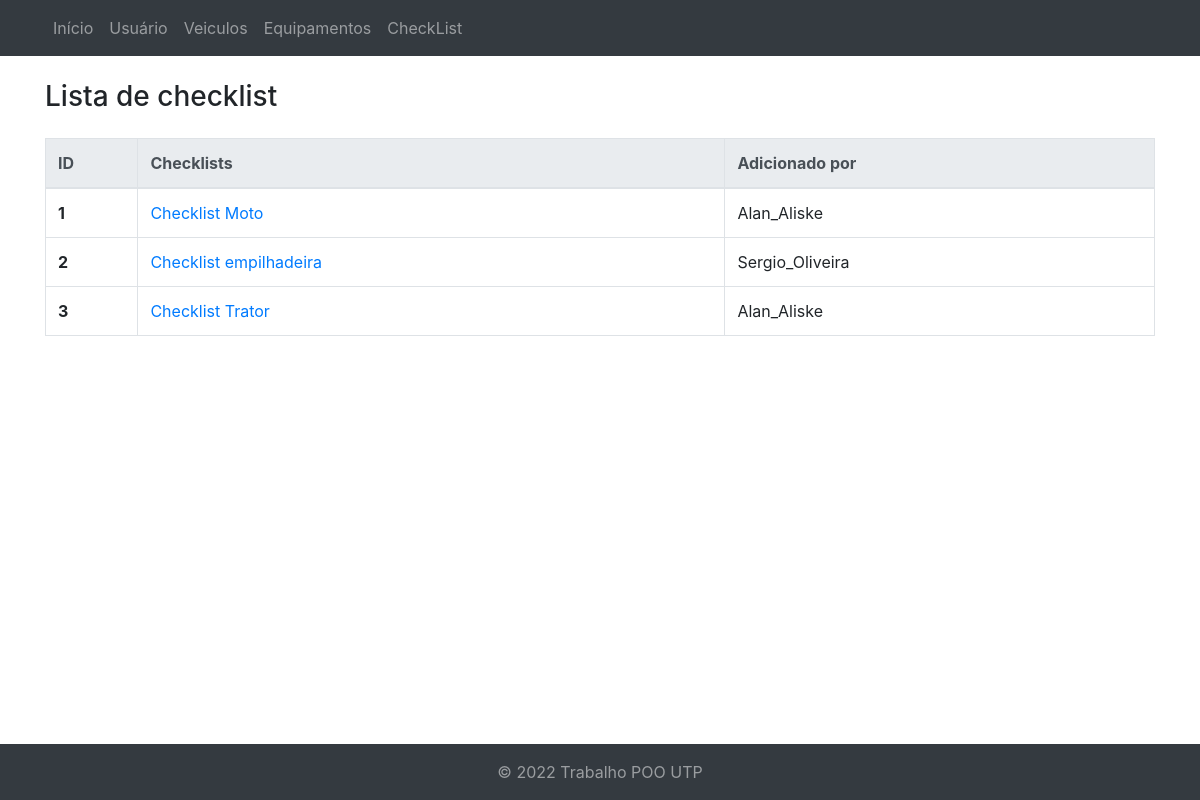
Before: /checklist/ (signed in) with the older database file.
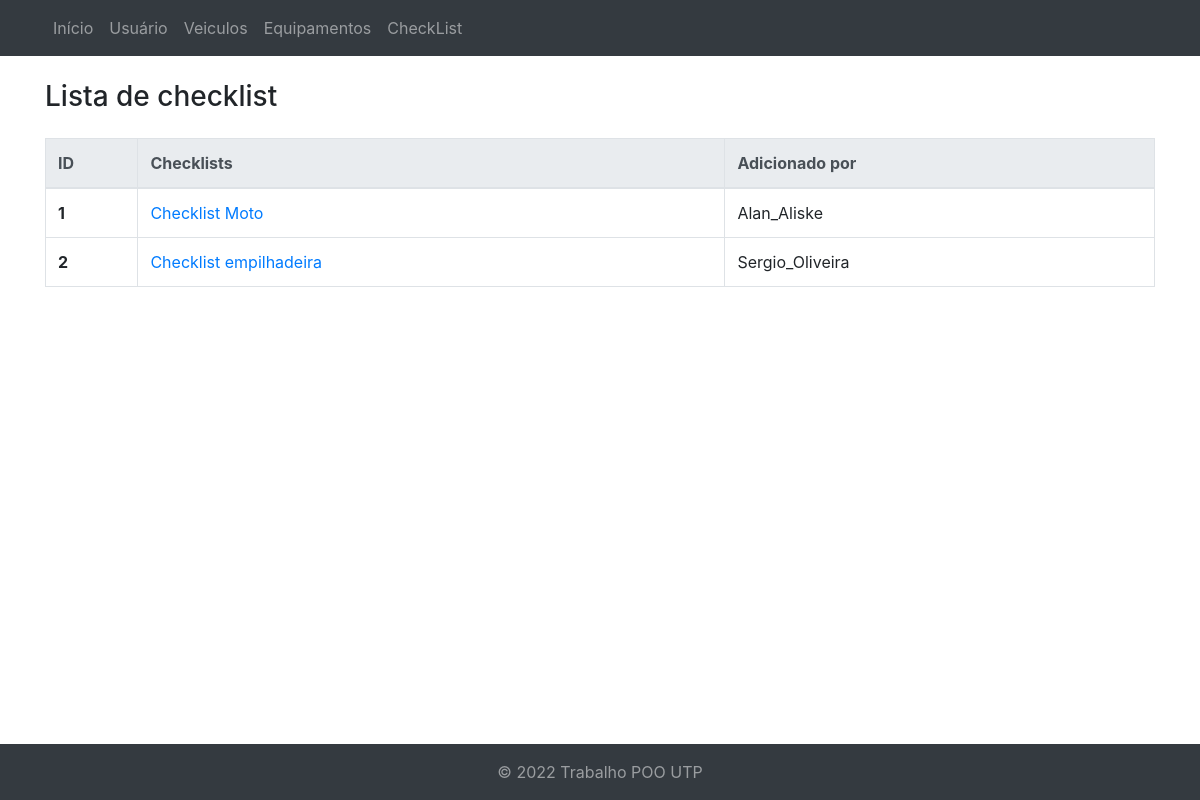
After: the same page with the newer database file.
### core/models.py (models this page shows)
class CheckList(models.Model):
    id = models.AutoField(primary_key=True)
    descricao = models.CharField(verbose_name="Descrição do CheckList", max_length=256, blank=True, null=True)
    equipamento_seguranca = models.ManyToManyField(EquipamentoSeguraca)
    usuario = models.ForeignKey(AuthUser, on_delete=models.CASCADE)
    veiculos = models.ForeignKey(Veiculos, on_delete=models.CASCADE)
    def __str__(self):
        return self.descricao

class AuthUser(models.Model):
    id = models.AutoField(primary_key=True)
    password = models.CharField(max_length=128)
    last_login = models.DateTimeField(blank=True, null=True)
    is_superuser = models.BooleanField()
    username = models.CharField(unique=True, max_length=150)
    last_name = models.CharField(max_length=150)
    email = models.CharField(max_length=254)
    is_staff = models.BooleanField()
    is_active = models.BooleanField()
    date_joined = models.DateTimeField()
    first_name = models.CharField(max_length=150)
    class Meta:
        managed = False
        db_table = 'auth_user'
    def __str__(self):
        return self.username

### core/views.py (the view)
# urls.py: path('checklist/', views.checklist, name='checklist'),
@login_required(login_url='/login/')
def checklist(request):
    checklist = CheckList.objects.all()
    response = {'checklists': checklist}
    return render(request, 'checklist.html', response)

### Templates/checklist.html (shortened to what this page needs)
{% extends "index.html" %}
{% block content %}
<div class="container mt-4 mb-4">
  <div class="">
    <h3>Lista de checklist</h3>
    <table class="table table-bordered mt-4">
      <thead class="thead-light">
        <tr>
          <th scope="col">ID</th>
          <th scope="col">Checklists</th>
          <th scope="col">Adicionado por</th>
        </tr>
      </thead>
      <tbody>
        {% for checklist in checklists %}
        <tr>
          <th class="col-1" scope="row">{{checklist.id}}</th>
          <td> <a href="detalhes/?id={{ checklist.id }}" title="Detalhes"> {{checklist}} </a></td>
          <td>{{checklist.usuario}}</td>
        </tr>
        {% endfor %}
      </tbody>
    </table>
  </div>
</div>
{% endblock %}

### Templates/index.html (shortened to what this page needs)
{% load static %}
<!DOCTYPE html>
<html lang="pt-BR">
<head>
    <link rel="stylesheet" href="{% static 'css/main.css' %}">
    <link rel="stylesheet" href="{% static 'css/header.css' %}">
    <link href="//maxcdn.bootstrapcdn.com/bootstrap/4.0.0/css/bootstrap.min.css" rel="stylesheet" id="bootstrap-css">
    <link rel="stylesheet" href="path/to/font-awesome/css/font-awesome.min.css">
    <link rel="stylesheet" href="https://cdnjs.cloudflare.com/ajax/libs/font-awesome/5.11.2/css/all.css">
</head>
<header>
    {% include "header.html" %}
</header>
<body>
    {% block content %} {% endblock %}
</body>
<footer>
    {% include "footer.html" %}
</footer>
</html>

### Templates/header.html
<nav class="navbar navbar-expand-lg navbar-dark bg-dark">
  <div class="container">
    <div class="collapse navbar-collapse" id="navbarNav">
      <ul class="navbar-nav">
        <li class="nav-item">
          <a class="nav-link" href="/inicio/">Início</a>
        </li>
        <li class="nav-item">
          <a class="nav-link" href="/usuario/">Usuário</a>
        </li>
        <li class="nav-item">
          <a class="nav-link" href="/veiculos/">Veiculos</a>
        </li>
        <li class="nav-item">
          <a class="nav-link" href="/equipamentos/">Equipamentos</a>
        </li>
        <li class="nav-item">
          <a class="nav-link" href="/checklist/">CheckList</a>
        </li>
      </ul>
    </div>
  </div>
</nav>

### Templates/footer.html
<div class="text-center text-lg-start footer">
  <div class="text-center p-3" style="background-color: #343a40;">
    <a style="color: rgba(255,255,255,.5);">&copy; 2022 Trabalho POO UTP</a>
  </div>
</div>

### static/css/main.css (style rules this page uses)
.footer { position: fixed; bottom: 0 !important; width: 100%; }

Changed rows visible on the page:
removed CheckList: id "3", descricao "Checklist Trator", usuario "Alan_Aliske"
